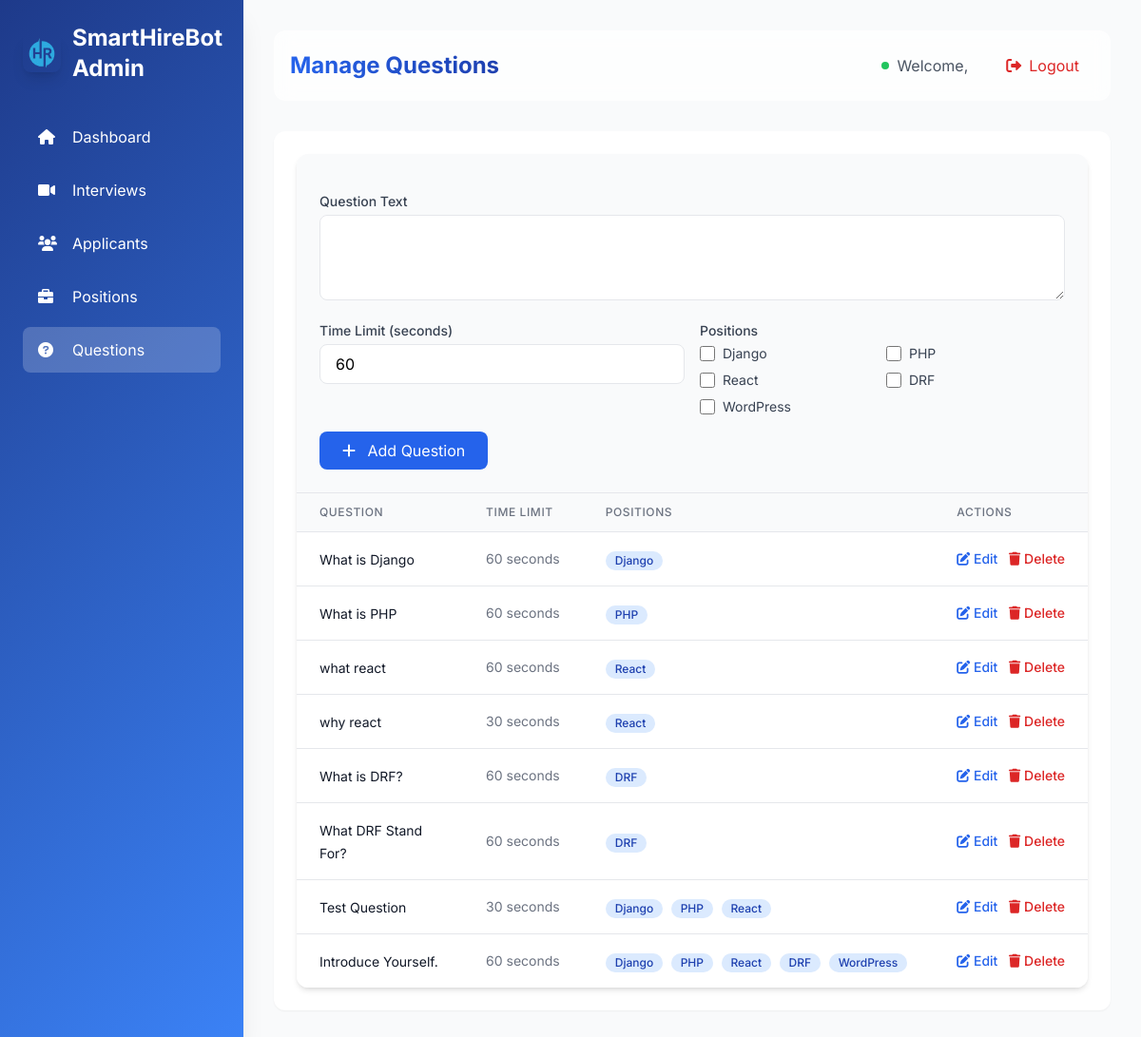
Screenshot of /questions/ with the database file from the repository.
### interviews/models.py (models this page shows, shortened)
class Position(models.Model):
    name = models.CharField(max_length=255, unique=True)
    description = models.TextField(blank=True, null=True)
    created_at = models.DateTimeField(auto_now_add=True)
    is_active = models.BooleanField(default=True)

class Question(models.Model):
    text = models.TextField()
    positions = models.ManyToManyField(Position, related_name="questions")
    time_limit = models.IntegerField(default=60)  # Time limit in seconds

### interviews/views.py (the view)
# urls.py: path('questions/', manage_questions, name='manage_questions'),
def manage_questions(request):
    questions = Question.objects.all().prefetch_related('positions')
    positions = Position.objects.all()
    return render(request, 'admin/manage_questions.html', {
        'questions': questions,
        'positions': positions
    })

### interviews/templates/admin/manage_questions.html (shortened to what this page needs)
{% extends "admin/base_admin.html" %}
{% block admin_content %}
<div class="bg-white rounded-xl shadow-md overflow-hidden">
    <div class="p-6 bg-gray-50 border-b">
        <form method="POST" action="{% url 'add_question' %}" class="space-y-4">
            <div class="grid grid-cols-2 gap-4">
                <div class="col-span-2">
                    <label class="block text-sm font-medium text-gray-700 mb-1">Question Text</label>
                    <textarea name="text" required rows="3"
                            class="w-full px-4 py-2 border rounded-lg focus:ring-2 focus:ring-blue-500 focus:border-blue-500"></textarea>
                </div>
                <div>
                    <label class="block text-sm font-medium text-gray-700 mb-1">Time Limit (seconds)</label>
                    <input type="number" name="time_limit" required min="30" value="60"
                           class="w-full px-4 py-2 border rounded-lg focus:ring-2 focus:ring-blue-500 focus:border-blue-500">
                </div>
                <div>
                    <label class="block text-sm font-medium text-gray-700 mb-1">Positions</label>
                    <div class="grid grid-cols-2 gap-2">
                        {% for position in positions %}
                            <div class="flex items-center">
                                <input type="checkbox" name="positions" value="{{ position.id }}" id="position_{{ position.id }}"
                                       class="h-4 w-4 text-blue-600 border-gray-300 rounded focus:ring-blue-500">
                                <label for="position_{{ position.id }}" class="ml-2 block text-sm text-gray-700">{{ position.name }}</label>
                            </div>
                        {% endfor %}
                    </div>
                </div>
            </div>
            <button type="submit" class="bg-blue-600 text-white px-6 py-2 rounded-lg hover:bg-blue-700 transition">
                <i class="fas fa-plus mr-2"></i> Add Question
            </button>
        </form>
    </div>
    <div class="overflow-x-auto">
        <table class="min-w-full divide-y divide-gray-200">
            <thead class="bg-gray-50">
                <tr>
                    <th class="px-6 py-3 text-left text-xs font-medium text-gray-500 uppercase tracking-wider">Question</th>
                    <th class="px-6 py-3 text-left text-xs font-medium text-gray-500 uppercase tracking-wider">Time Limit</th>
                    <th class="px-6 py-3 text-left text-xs font-medium text-gray-500 uppercase tracking-wider">Positions</th>
                    <th class="px-6 py-3 text-left text-xs font-medium text-gray-500 uppercase tracking-wider">Actions</th>
                </tr>
            </thead>
            <tbody class="bg-white divide-y divide-gray-200">
                {% for question in questions %}
                <tr class="hover:bg-gray-50 transition">
                    <td class="px-6 py-4">
                        <span class="text-sm text-gray-900">{{ question.text }}</span>
                    </td>
                    <td class="px-6 py-4 whitespace-nowrap text-sm text-gray-500">
                        {{ question.time_limit }} seconds
                    </td>
                    <td class="px-6 py-4 whitespace-nowrap">
                        {% for position in question.positions.all %}
                            <span class="inline-flex items-center px-2.5 py-0.5 rounded-full text-xs font-medium bg-blue-100 text-blue-800 mr-1">
                                {{ position.name }}
                            </span>
                        {% endfor %}
                    </td>
                    <td class="px-6 py-4 whitespace-nowrap text-sm font-medium space-x-2">
                        <button onclick="editQuestion({{ question.id }})"
                                class="text-blue-600 hover:text-blue-900">
                            <i class="fas fa-edit"></i> Edit
                        </button>
                        <button onclick="deleteQuestion({{ question.id }})"
                                class="text-red-600 hover:text-red-900">
                            <i class="fas fa-trash"></i> Delete
                        </button>
                    </td>
                </tr>
                {% empty %}
                <tr>
                    <td colspan="4" class="px-6 py-4 text-center text-gray-500">
                        No questions available. Add your first question above.
                    </td>
                </tr>
                {% endfor %}
            </tbody>
        </table>
    </div>
</div>
{% endblock %}

### interviews/templates/admin/base_admin.html (style rules this page uses)
body { font-family: "Inter", sans-serif; }

### rows the page displays
Position: name "Django"
Position: name "PHP"
Position: name "React"
Position: name "DRF"
Position: name "WordPress"
Question: text "What is Django", time_limit "60"
Question: text "What is PHP", time_limit "60"
Question: text "what react", time_limit "60"
Question: text "why react", time_limit "30"
Question: text "What is DRF?", time_limit "60"
Question: text "What DRF Stand For?", time_limit "60"
Question: text "Test Question", time_limit "30"
Question: text "Introduce Yourself.", time_limit "60"
